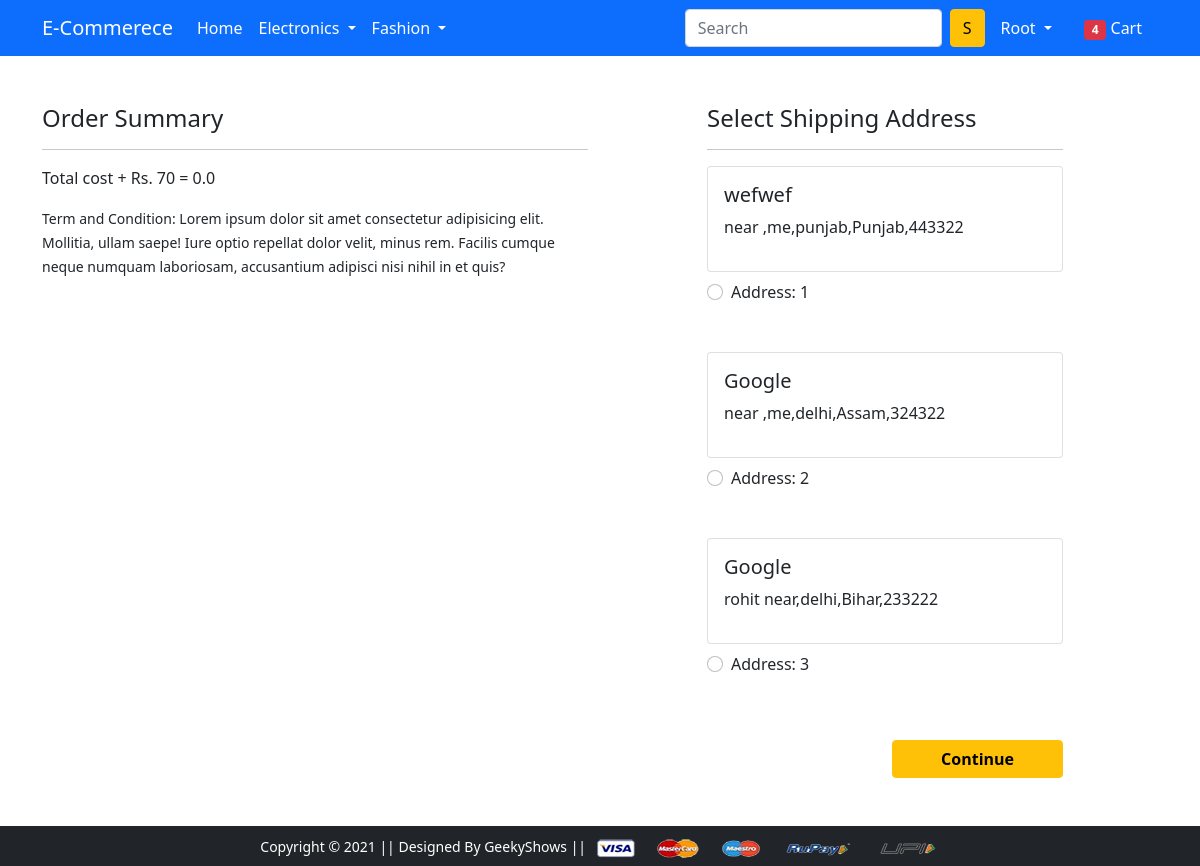
Screenshot of /checkout/ (signed in) with the database file from the repository.
### app/models.py (models this page shows)
class Customer(models.Model):
    user = models.ForeignKey(User, on_delete = models.CASCADE)
    name = models.CharField(max_length=100)
    locality = models.CharField(max_length=100)
    city= models.CharField(max_length=100)
    zipcode = models.IntegerField()
    state = models.CharField(choices=STATE_CHOICE, max_length=100)

### app/views.py (the view)
# urls.py: path('checkout/', views.checkout, name='checkout'),
@login_required
def checkout(request):
    user = request.user
    add = Customer.objects.filter(user=user)
    cart_items = Cart.objects.filter(user=user)
    amount = 0.0
    shipping_amount = 70.0
    totalamount = 0.0
    cart_product = [p for p in Cart.objects.all() if p.user==request.user]
    if cart_product:
        for p in cart_product:
            tempamount = (p.quantity * p.product.discount_price)
            amount += tempamount
            totalamount = amount + shipping_amount
    return render(request, 'app/checkout.html',{'add':add, 'totalamount':totalamount,'cart_items':cart_items})

### app/templates/app/checkout.html (shortened to what this page needs)
{% extends 'app/base.html' %}
{% load static %}
{% block main-content %}
<div class="container">
 <div class="row mt-5">
  <div class="col-sm-6">
    <h4>Order Summary</h4>
    <hr>
      <p>Total cost + Rs. 70 = {{totalamount}}</p>
    <small>Term and Condition: Lorem ipsum dolor sit amet consectetur adipisicing elit. Mollitia, ullam saepe! Iure optio repellat dolor velit, minus rem. Facilis cumque neque numquam laboriosam, accusantium adipisci nisi nihil in et quis?</small>
  </div>
  <div class="col-sm-4 offset-sm-1">
    <h4>Select Shipping Address</h4>
    <hr>
    <form action="/paymentdone">
      {% for ad in add %}
      <div class="card">
        <div class="card-body">
        <h5>{{ad.name}}</h5>
        <p>{{ad.locality}},{{ad.city}},{{ad.state}},{{ad.zipcode}} </p>
        </div>
      </div>
        <div class="form-check mt-2 mb-5">
          <input class="form-check-input" type="radio" value="{{ad.id}}" name = "custid" id="custid" id="custadd{{forloop.counter}}">
            Address: {{forloop.counter}}</label>
        </div>
        {% endfor %}
        <div class="text-end">
          <button type="submit" class="btn btn-warning mt-3 px-5 fw-bold">Continue</button>
        </div>
      </form>
    </div>
  </div>
</div>
{% endblock main-content %}

### app/templates/app/base.html (shortened to what this page needs)
<!doctype html>
{% load static %}
<html lang="en">
  <head>
    <link href="https://cdn.jsdelivr.net/npm/bootstrap@5.0.0-beta1/dist/css/bootstrap.min.css" rel="stylesheet">
    <link rel="stylesheet" href="{% static 'app/css/owl.carousel.min.css' %}">
    <link rel="stylesheet" href="{% static 'app/css/all.min.css' %}">
    <link rel="stylesheet" href="{% static 'app/css/style.css' %}">
  </head>
  <body>
    <nav class="navbar navbar-expand-lg navbar-dark bg-primary">
     <div class="container">
       <a class="navbar-brand" href="/">E-Commerece</a>
       <div class="collapse navbar-collapse" id="navbarSupportedContent">
         <ul class="navbar-nav me-auto mb-2 mb-lg-0">
           <li class="nav-item">
             <a class="nav-link active" aria-current="page" href="/">Home</a>
           </li>
           <li class="nav-item dropdown">
             <a class="nav-link dropdown-toggle text-white" href="#" id="electronicsDropdown" role="button" data-bs-toggle="dropdown" aria-expanded="false">
               Electronics
             </a>
           </li>
           <li class="nav-item dropdown">
             <a class="nav-link dropdown-toggle text-white" href="#" id="fashionDropdown" role="button" data-bs-toggle="dropdown" aria-expanded="false">
               Fashion
             </a>
           </li>
         </ul>
         <form class="d-flex">
           <input class="form-control me-2" type="search" placeholder="Search" aria-label="Search">
           <button class="btn btn-warning" type="submit">S</button>
         </form>
         <div>
          <ul class="navbar-nav me-auto mb-2 mb-lg-0">
            {% if request.user.is_authenticated %}
           <li class="nav-item dropdown mx-2">
              <a class="nav-link dropdown-toggle text-white" href="#" id="profileDropdown" role="button" data-bs-toggle="dropdown" aria-expanded="false">
                {{request.user.username|capfirst}}
              </a>
            </li>
            <li class="nav-item mx-2">
             <a href="{% url 'showcart' %}" class="nav-link text-white"><span class="badge bg-danger">4</span> Cart </a>
            </li>
            {% endif %}
          </ul>
         </div>
       </div>
     </div>
    </nav>
    {% block main-content %} {% endblock main-content %}
    <footer class="container-fluid bg-dark text-center p-2 mt-5">
        <small class="text-white">Copyright &copy; 2021 || Designed By GeekyShows || </small>
        <img src="{% static 'app/images/payment.png' %}" alt="" srcset="" class="img-fluid" height="2px">
    </footer>
  </body>
</html>

### rows the page displays
Customer: name "wefwef", locality "near ,me", city "punjab", state "Punjab", zipcode "443322"
Customer: name "Google", locality "near ,me", city "delhi", state "Assam", zipcode "324322"
Customer: name "Google", locality "rohit near", city "delhi", state "Bihar", zipcode "233222"

### other values shown
{{ request.user.username|capfirst }} "Root"
{{ totalamount }} "0.0"
